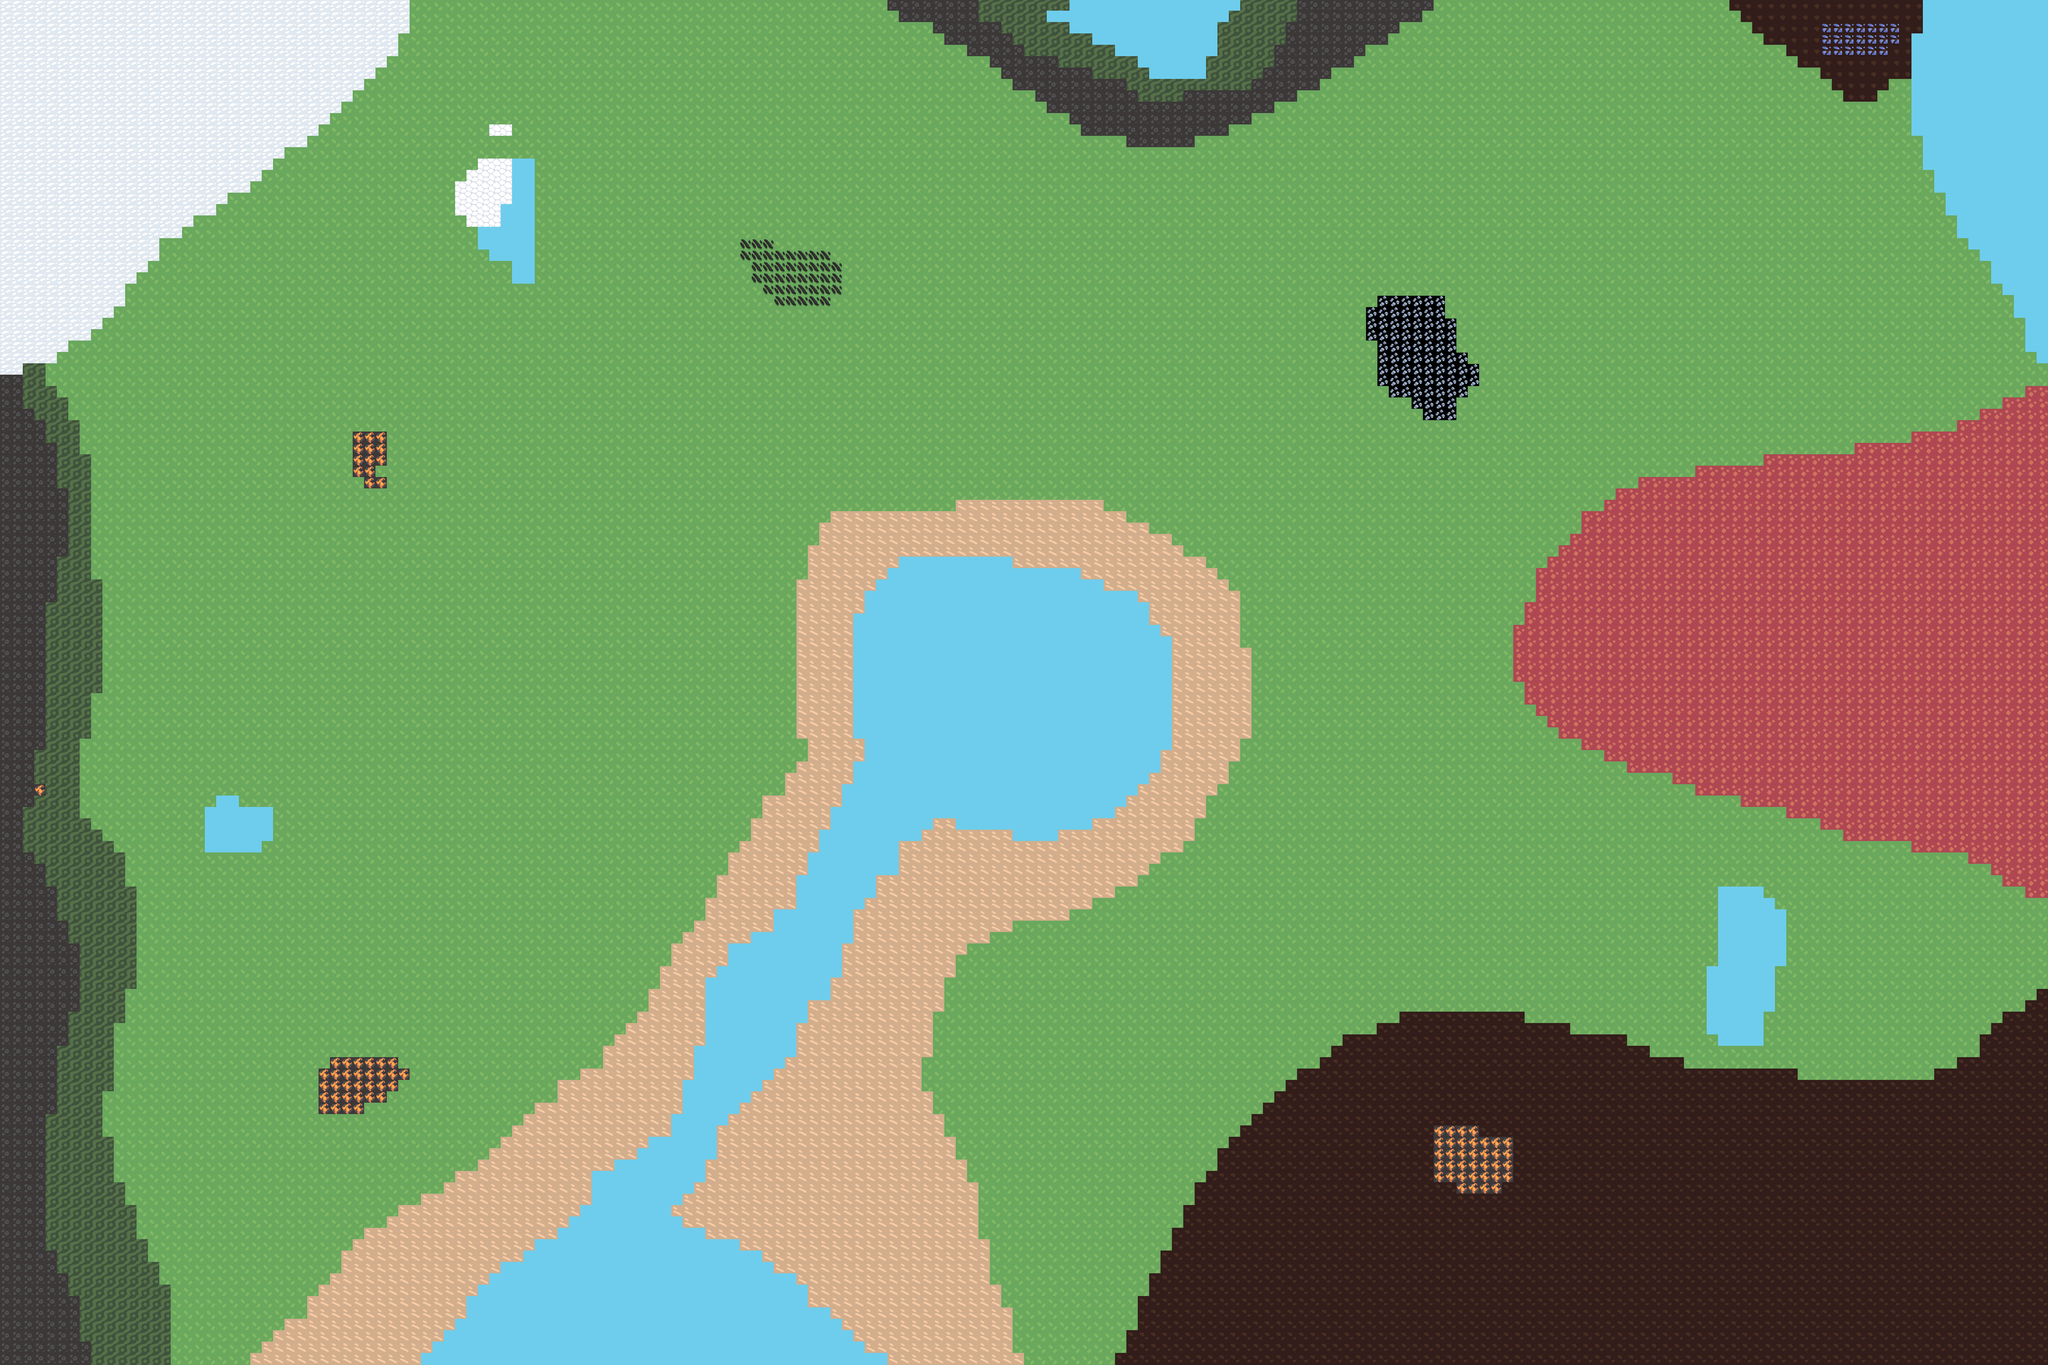

This game map was drawn from its Tiled (.tmx) file and the tilesets committed beside it. A one-line description and the trimmed map source follow:
An orthogonal 180x120 tile map with 32x32 px tiles, 3 tile layers (Calque de Tuiles 1, Calque de Tuiles 2, Obstacle).

<map version="1.10" tiledversion="git" orientation="orthogonal" renderorder="left-down" width="180" height="120" tilewidth="32" tileheight="32" infinite="0" nextlayerid="3" nextobjectid="1">
 <editorsettings>
  <export format="tmx" />
 </editorsettings>
 <tileset firstgid="1" name="mapSprite" tilewidth="34" tileheight="34" tilecount="552" columns="23">
  <image source="mapSprite.png" width="812" height="816" />
 </tileset>
 <layer id="1" name="Calque de Tuiles 1" width="180" height="120">
  <data>[21600 cells, 21600 non-empty, 12 distinct tile ids]</data>
 </layer>
 <layer id="2" name="Calque de Tuiles 2" width="180" height="120">
  <data>[21600 cells, 59 non-empty, 2 distinct tile ids]</data>
 </layer>
 <layer id="2" name="Obstacle" width="180" height="120">
  <data>[21600 cells, 0 non-empty, 0 distinct tile ids]</data>
 </layer>
</map>